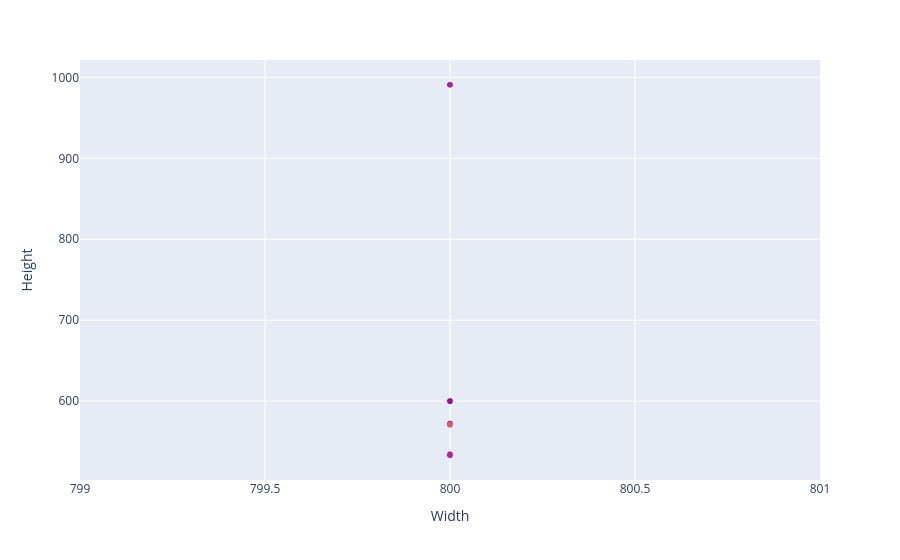

The notebook cell saved with this chart:
### Code cell
# Plotly Shape Profile 
fig = px.scatter(
    df, 
    x="Width", 
    y="Height", 
    hover_name=df.index, 
    color="icp_u"
    )
fig.update_layout(coloraxis_showscale=False)
fig.show()

### Figure 1 — Plotly figure (JSON) as saved in the notebook; plotly's stock layout.template omitted (floating-point values rounded to 4 significant figures; data arrays with more than 128 entries replaced by an {"elided": "..."} marker saying what was removed)
{"data": [{"hovertemplate": "<b>%{hovertext}</b><br><br>Width=%{x}<br>Height=%{y}<br>icp_u=%{marker.color}<extra></extra>", "hovertext": {"elided": "2370 str values"}, "legendgroup": "", "marker": {"color": {"elided": "2370 float values"}, "coloraxis": "coloraxis", "symbol": "circle"}, "mode": "markers", "name": "", "showlegend": false, "type": "scattergl", "x": {"elided": "2370 int values"}, "xaxis": "x", "y": {"elided": "2370 int values"}, "yaxis": "y"}], "layout": {"coloraxis": {"colorbar": {"title": {"text": "icp_u"}}, "colorscale": [[0, "#0d0887"], [0.1111, "#46039f"], [0.2222, "#7201a8"], [0.3333, "#9c179e"], [0.4444, "#bd3786"], [0.5556, "#d8576b"], [0.6667, "#ed7953"], [0.7778, "#fb9f3a"], [0.8889, "#fdca26"], [1, "#f0f921"]], "showscale": false}, "legend": {"tracegroupgap": 0}, "margin": {"t": 60}, "xaxis": {"anchor": "y", "domain": [0, 1], "title": {"text": "Width"}}, "yaxis": {"anchor": "x", "domain": [0, 1], "title": {"text": "Height"}}}}
